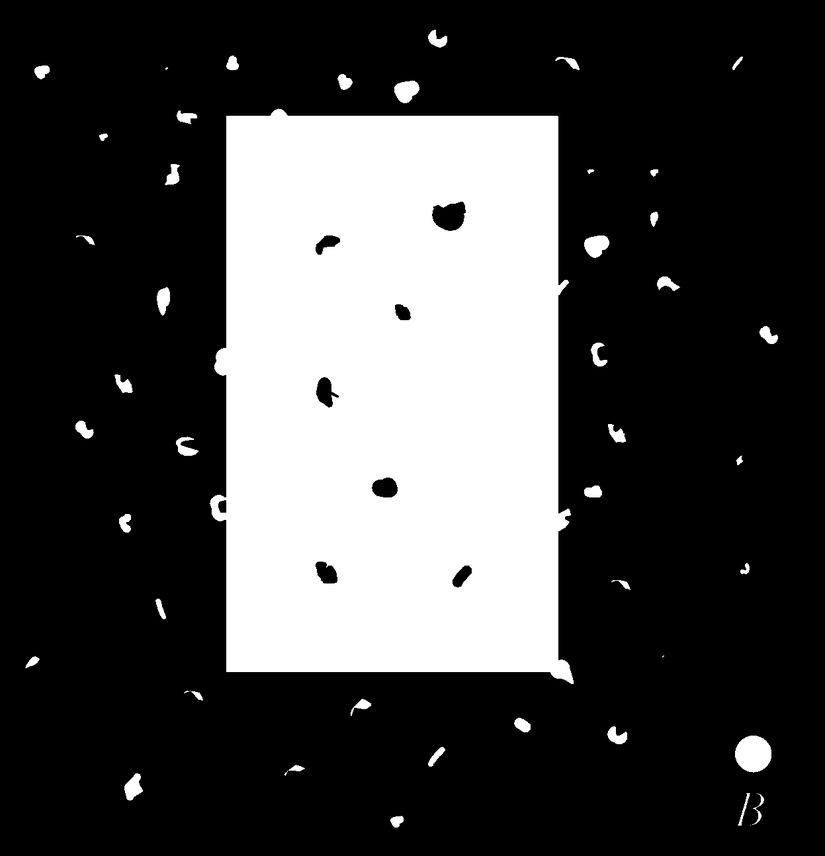
#> input picture hw5/results/C_erosion.png, 825 x 856 px, shrunk from 1247 x 1294 before the run
$ python B.py --input results/C_erosion.png
#> lines starting #> are read from the running program, lines starting #| are printed output that depends on the picture; after the words box and inside, x2 and y2 are one past the last pixel; in counts of white or black regions, pixels touching at a corner belong together
#> in main, img is the input picture: shape (856, 825); min 0, max 255, mean 68.7
#> in main, `_, bin_img = cv2.threshold(img, 127, 255, cv2.THRESH_BINARY)`: bin_img: shape (856, 825); 26.9% white; 47 white regions (4 under 20 px), largest, box (x1, y1, x2, y2) and area: (210, 109, 574, 684) 183247, (735, 736, 771, 773) 1045, (394, 81, 419, 103) 407
#| Image shape: (856, 825)
import cv2
import numpy as np
import argparse
import os
import sys

def parse_args():
    parser = argparse.ArgumentParser(description="Manual Morphological Operations (Erosion, Dilation, Opening, Closing)")
    parser.add_argument('--input', type=str, required=True, help='Path to input image (e.g., noisy_rectangle.png)')
    parser.add_argument('--output_dir', type=str, default='output_images', help='Directory to save output images')
    parser.add_argument('--kernel_size', type=int, default=9, help='Kernel size for morphological operations')
    return parser.parse_args()

def manual_erosion(image, kernel_size):
#> called with kernel_size = 9
    h, w = image.shape
#> h = 856; w = 825
    pad_size = kernel_size // 2

    # Pad the image with zeros (black) to handle borders
    # For erosion, padding with max value usually avoids shrinking,
    # but for object isolation on black background, 0 padding is standard.
    padded_image = np.pad(image, ((pad_size, pad_size), (pad_size, pad_size)), mode='constant', constant_values=0)
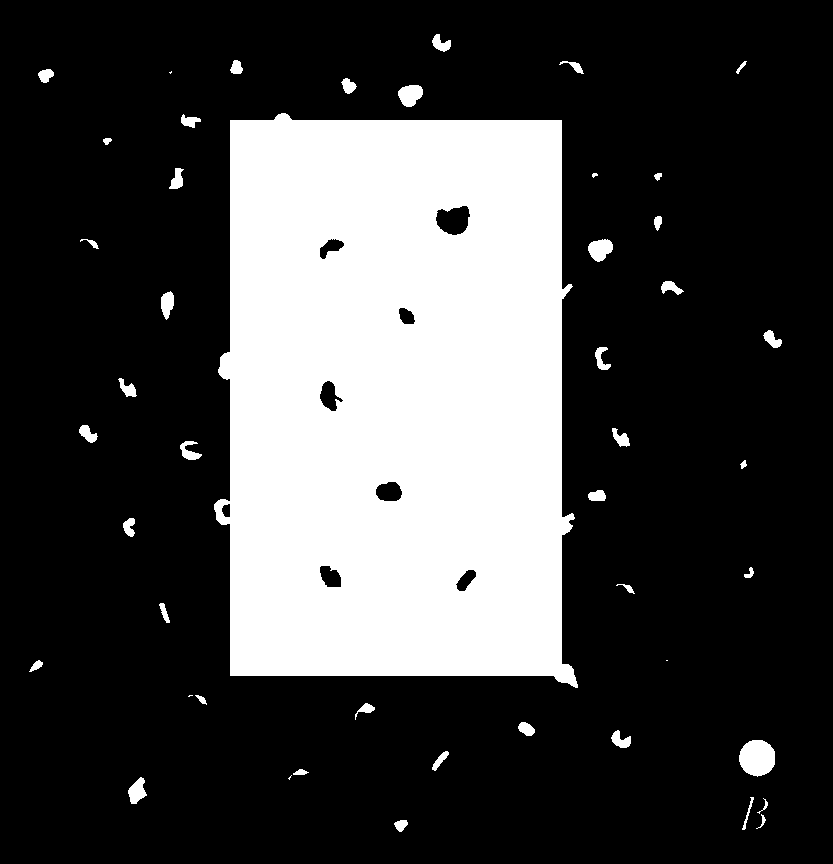
#> padded_image: shape (864, 833); 26.4% white; 47 white regions (4 under 20 px), largest, box (x1, y1, x2, y2) and area: (214, 113, 578, 688) 183247, (739, 740, 775, 777) 1045, (398, 85, 423, 107) 407

    # instead of using slow python for-loops over every pixel.
    shifted_views = []

    for i in range(kernel_size):
        for j in range(kernel_size):
            # Extract the slice corresponding to the kernel position
            # Since we padded, we can extract slices of size (h, w)
            roi = padded_image[i:i+h, j:j+w]
            shifted_views.append(roi)
#> after the loop, shifted_views = 81 items

    # Stack them along a new axis
    stack = np.stack(shifted_views, axis=0)

    # Erosion: Minimum value in the neighborhood
    # If any pixel in the neighborhood is 0 (black), the result is 0.
    eroded_image = np.min(stack, axis=0)
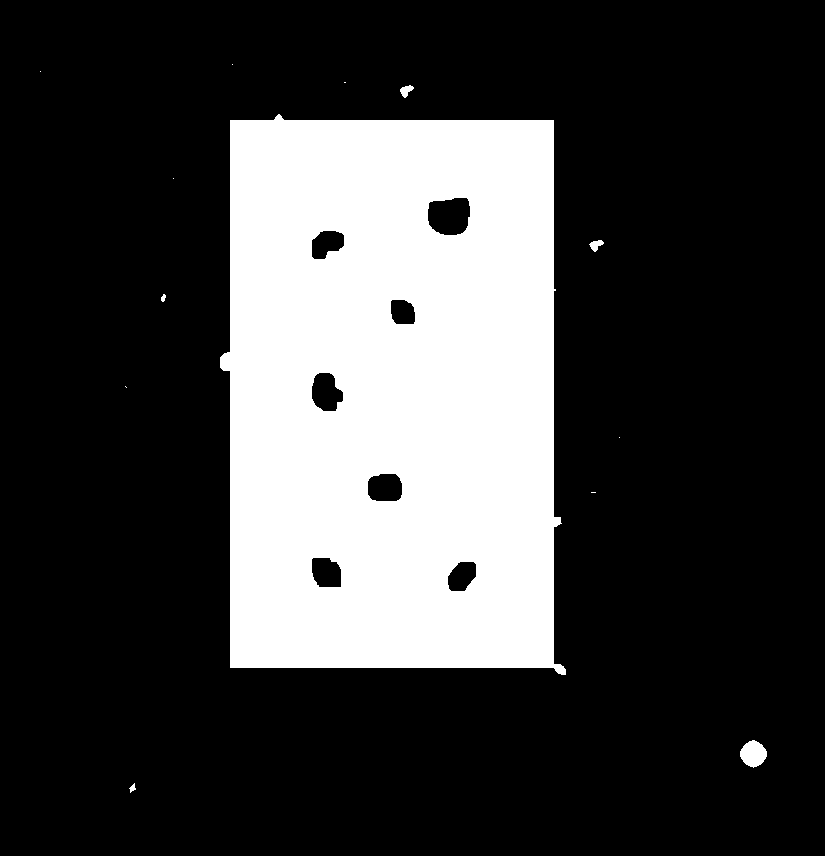
#> eroded_image: shape (856, 825); 24.5% white; 13 white regions (7 under 20 px), largest, box (x1, y1, x2, y2) and area: (220, 114, 566, 675) 172364, (740, 740, 767, 768) 533, (400, 85, 414, 98) 102, (589, 240, 604, 252) 100, (129, 783, 136, 793) 35, (161, 294, 166, 302) 28

    return eroded_image.astype(np.uint8)

def manual_dilation(image, kernel_size):
#> called with kernel_size = 9
    h, w = image.shape
#> h = 856; w = 825
    pad_size = kernel_size // 2

    # Pad the image with zeros
    padded_image = np.pad(image, ((pad_size, pad_size), (pad_size, pad_size)), mode='constant', constant_values=0)

    shifted_views = []

    for i in range(kernel_size):
        for j in range(kernel_size):
            roi = padded_image[i:i+h, j:j+w]
            shifted_views.append(roi)
#> after the loop, shifted_views = 81 items

    stack = np.stack(shifted_views, axis=0)

    # Dilation: Maximum value in the neighborhood
    # If any pixel in the neighborhood is 255 (white), the result is 255.
    dilated_image = np.max(stack, axis=0)
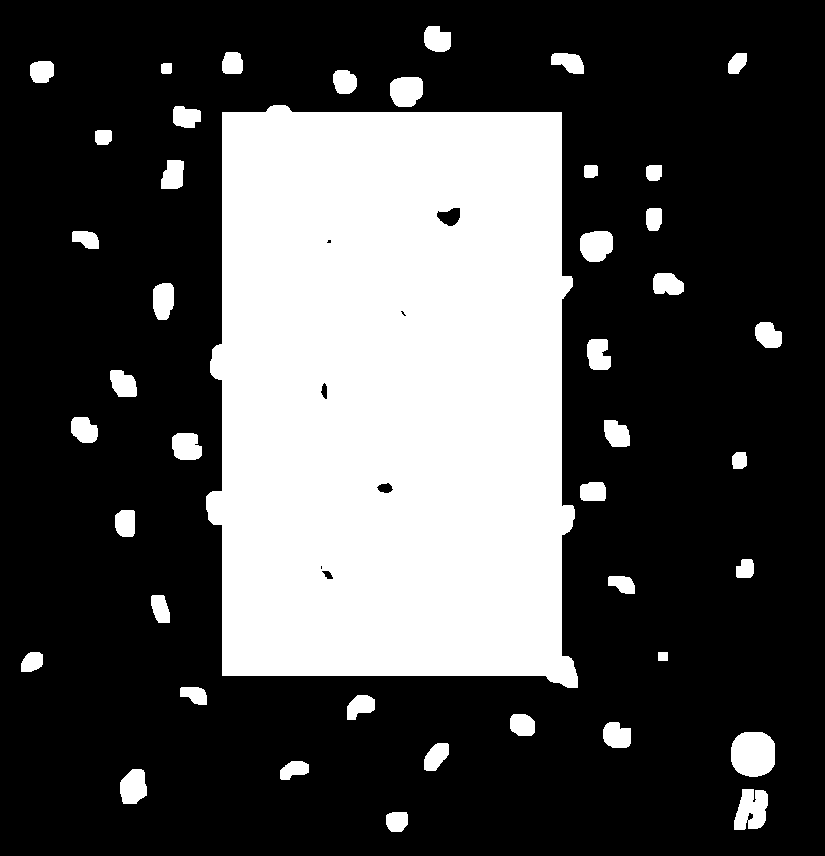
#> dilated_image: shape (856, 825); 30.4% white; 43 white regions, largest, box (x1, y1, x2, y2) and area: (206, 105, 578, 688) 193244, (731, 732, 775, 777) 1693, (734, 789, 768, 830) 1063

    return dilated_image.astype(np.uint8)

def manual_opening(image, kernel_size):
    img_eroded = manual_erosion(image, kernel_size)
    img_opened = manual_dilation(img_eroded, kernel_size)
#> call 2 of manual_dilation, with kernel_size = 9
#> in manual_dilation (call 2), `padded_image = np.pad(image, ((pad_size, pad_size), (pad_size, pad_siz..`: padded_image: shape (864, 833); 24.1% white; 13 white regions (7 under 20 px), largest, box (x1, y1, x2, y2) and area: (224, 118, 570, 679) 172364, (744, 744, 771, 772) 533, (404, 89, 418, 102) 102, (593, 244, 608, 256) 100, (133, 787, 140, 797) 35, (165, 298, 170, 306) 28
#> in manual_dilation (call 2), `dilated_image = np.max(stack, axis=0)`:
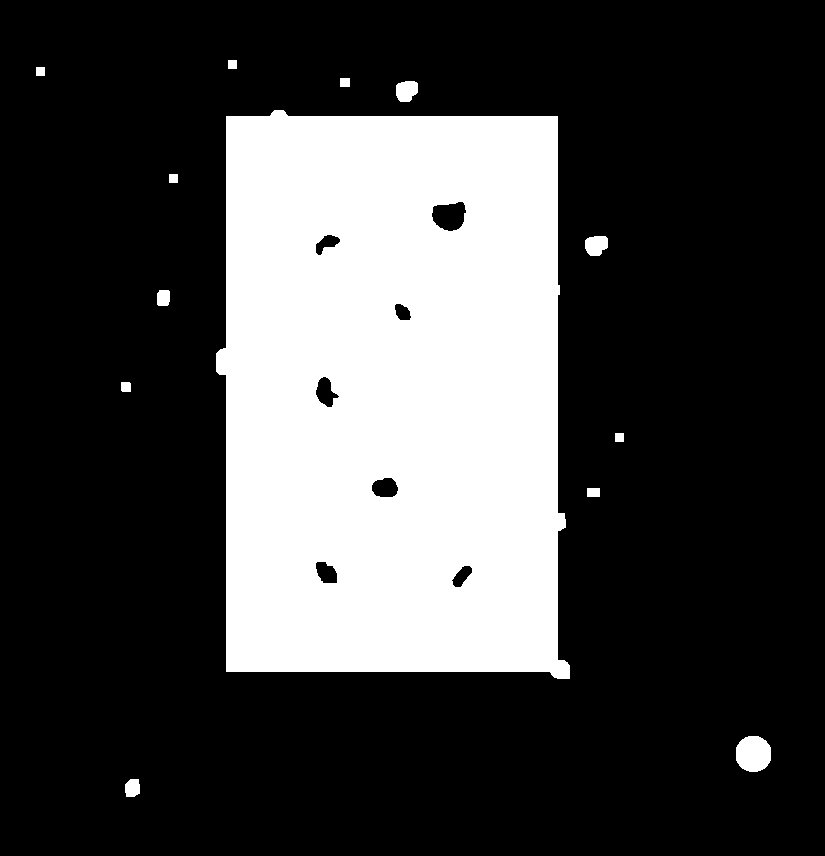
#> dilated_image: shape (856, 825); 26.3% white; 13 white regions, largest, box (x1, y1, x2, y2) and area: (216, 110, 570, 679) 182772, (736, 736, 771, 772) 1037, (396, 81, 418, 102) 382
    return img_opened

def manual_closing(image, kernel_size):
    img_dilated = manual_dilation(image, kernel_size)
    img_closed = manual_erosion(img_dilated, kernel_size)
#> call 3 of manual_erosion, with kernel_size = 9
#> in manual_erosion (call 3), `padded_image = np.pad(image, ((pad_size, pad_size), (pad_size, pad_siz..`:
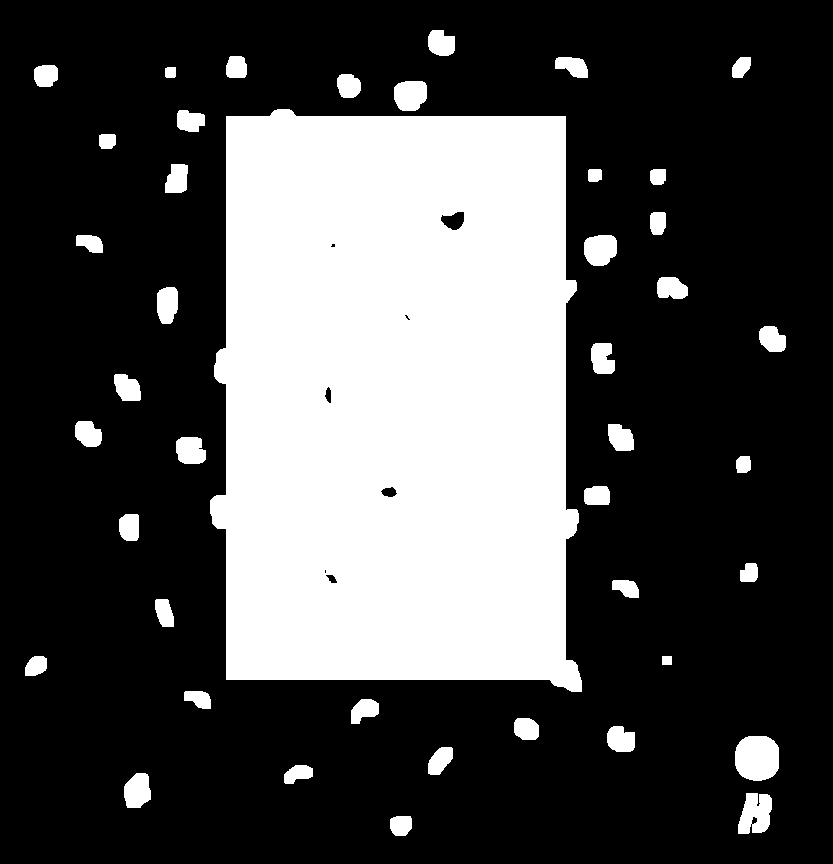
#> padded_image: shape (864, 833); 29.8% white; 43 white regions, largest, box (x1, y1, x2, y2) and area: (210, 109, 582, 692) 193244, (735, 736, 779, 781) 1693, (738, 793, 772, 834) 1063
#> in manual_erosion (call 3), `eroded_image = np.min(stack, axis=0)`:
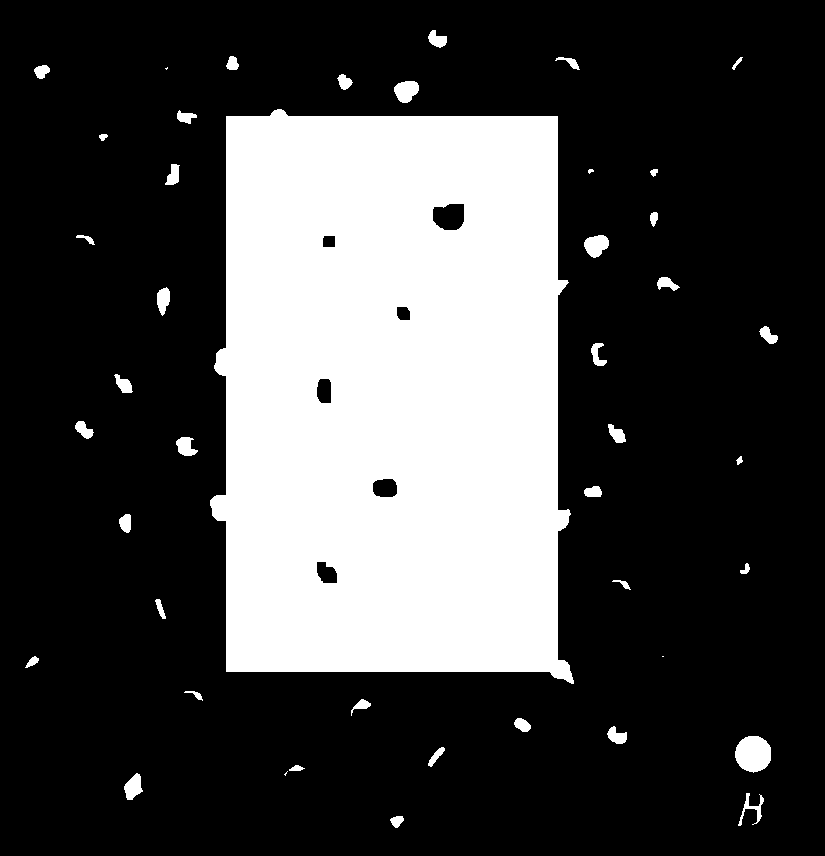
#> eroded_image: shape (856, 825); 27.1% white; 44 white regions (3 under 20 px), largest, box (x1, y1, x2, y2) and area: (210, 109, 574, 684) 183932, (735, 736, 771, 773) 1045, (584, 235, 609, 258) 408
    return img_closed

def main():
    args = parse_args()

    # Check input file
    if not os.path.exists(args.input):
        print(f"Error: Input file '{args.input}' not found.")
        sys.exit(1)

    # Prepare output directory
    if not os.path.exists(args.output_dir):
        os.makedirs(args.output_dir)
        print(f"Created output directory: {args.output_dir}")

    # Read Image
    # Read as grayscale
    img = cv2.imread(args.input, cv2.IMREAD_GRAYSCALE)
    if img is None:
        print("Error: Could not read image.")
        sys.exit(1)

    # Binarize Image
    # Ensure the image is strictly 0 and 255.
    # Usually strictly > 0 or > 127 is treated as 255.
    _, bin_img = cv2.threshold(img, 127, 255, cv2.THRESH_BINARY)

    print(f"Processing image: {args.input}")
    print(f"Image shape: {bin_img.shape}")

    # Perform Operations
    # Kernel size is 3x3 as implied by typical "square" operations in such problems unless specified otherwise
    k_size = args.kernel_size

    # Erosion
    img_C = manual_erosion(bin_img, kernel_size=k_size)
    path_C = os.path.join(args.output_dir, 'C_erosion.png')
    cv2.imwrite(path_C, img_C)
    print(f"(C) Saved Erosion result to: {path_C}")

    # Dilation
    img_D = manual_dilation(bin_img, kernel_size=k_size)
    path_D = os.path.join(args.output_dir, 'D_dilation.png')
    cv2.imwrite(path_D, img_D)
    print(f"(D) Saved Dilation result to: {path_D}")

    # Opening (Erosion -> Dilation)
    img_E = manual_opening(bin_img, kernel_size=k_size)
    path_E = os.path.join(args.output_dir, 'E_opening.png')
    cv2.imwrite(path_E, img_E)
    print(f"(E) Saved Opening result to: {path_E}")

    # Closing (Dilation -> Erosion)
    img_F = manual_closing(bin_img, kernel_size=k_size)
    path_F = os.path.join(args.output_dir, 'F_closing.png')
    cv2.imwrite(path_F, img_F)
    print(f"(F) Saved Closing result to: {path_F}")

    print("All operations completed successfully.")

if __name__ == "__main__":
    main()
